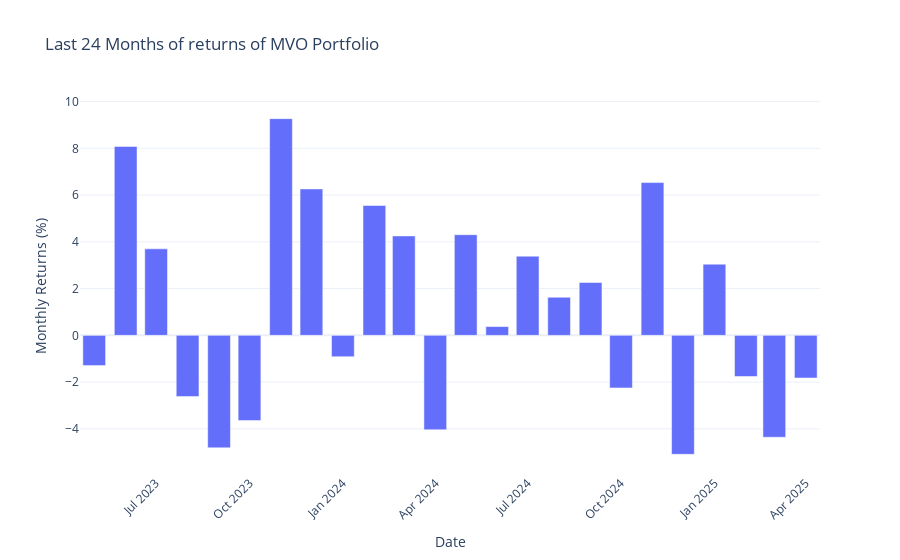

Notebook code cell kept with this figure:
### Code cell
plot_monthly_cumulative_returns(monthly_statistics_df = MVO_monthly_statistics,
                                lookback_period = 24,
                                chart_title= " Last 24 Months of returns of MVO Portfolio")

### Figure 1 — Plotly figure (JSON) as saved in the notebook; plotly's stock layout.template omitted (floating-point values rounded to 4 significant figures)
{"data": [{"alignmentgroup": "True", "hovertemplate": "Date=%{x}<br>Monthly Returns (%)=%{y}<extra></extra>", "legendgroup": "", "marker": {"color": "#636efa", "pattern": {"shape": ""}}, "name": "", "offsetgroup": "", "orientation": "v", "showlegend": false, "textposition": "auto", "type": "bar", "x": ["2023-05-01T00:00:00", "2023-06-01T00:00:00", "2023-07-01T00:00:00", "2023-08-01T00:00:00", "2023-09-01T00:00:00", "2023-10-01T00:00:00", "2023-11-01T00:00:00", "2023-12-01T00:00:00", "2024-01-01T00:00:00", "2024-02-01T00:00:00", "2024-03-01T00:00:00", "2024-04-01T00:00:00", "2024-05-01T00:00:00", "2024-06-01T00:00:00", "2024-07-01T00:00:00", "2024-08-01T00:00:00", "2024-09-01T00:00:00", "2024-10-01T00:00:00", "2024-11-01T00:00:00", "2024-12-01T00:00:00", "2025-01-01T00:00:00", "2025-02-01T00:00:00", "2025-03-01T00:00:00", "2025-04-01T00:00:00"], "xaxis": "x", "y": [-1.292, 8.082, 3.702, -2.62, -4.811, -3.645, 9.27, 6.264, -0.9143, 5.556, 4.254, -4.037, 4.305, 0.3762, 3.386, 1.63, 2.26, -2.249, 6.535, -5.09, 3.044, -1.759, -4.359, -1.826], "yaxis": "y"}], "layout": {"barmode": "relative", "legend": {"tracegroupgap": 0}, "title": {"text": " Last 24 Months of returns of MVO Portfolio"}, "xaxis": {"anchor": "y", "domain": [0, 1], "tickangle": -45, "title": {"text": "Date"}}, "yaxis": {"anchor": "x", "domain": [0, 1], "title": {"text": "Monthly Returns (%)"}}}}
